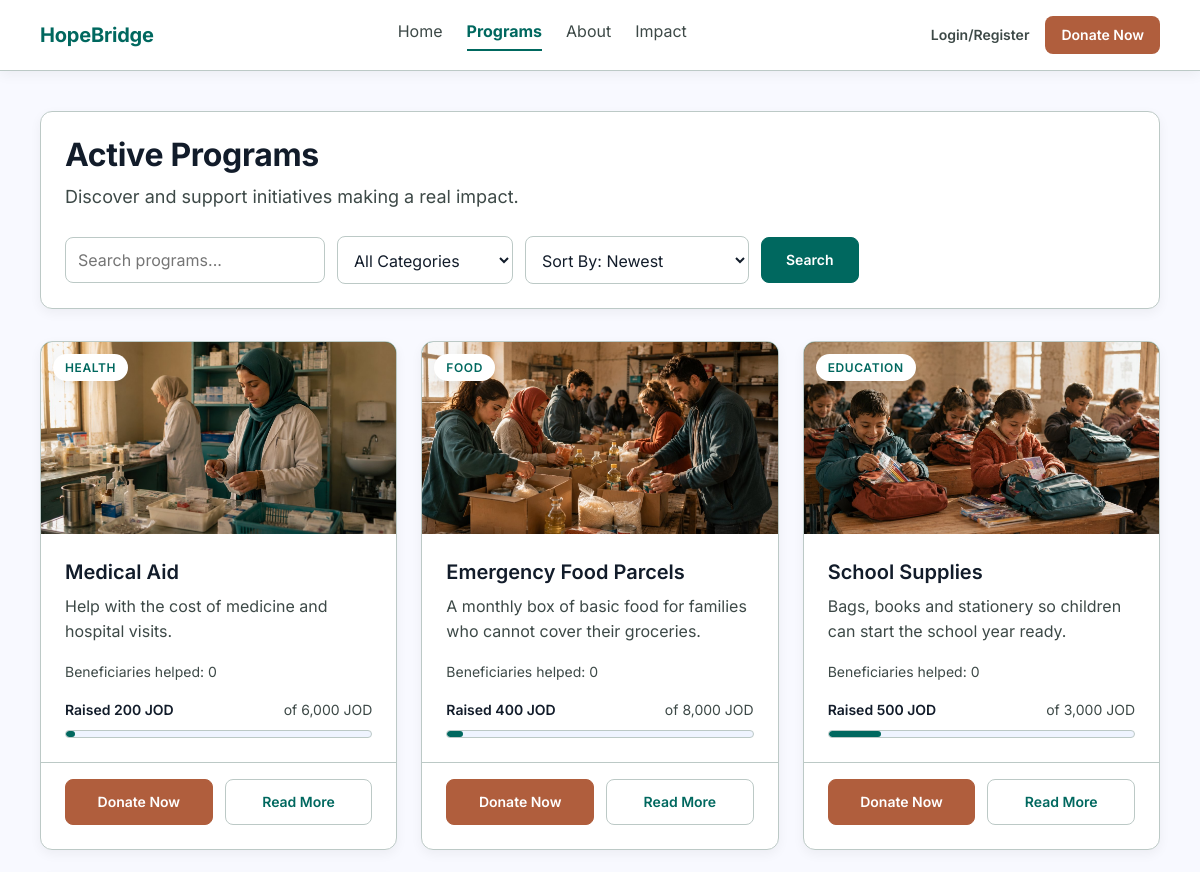
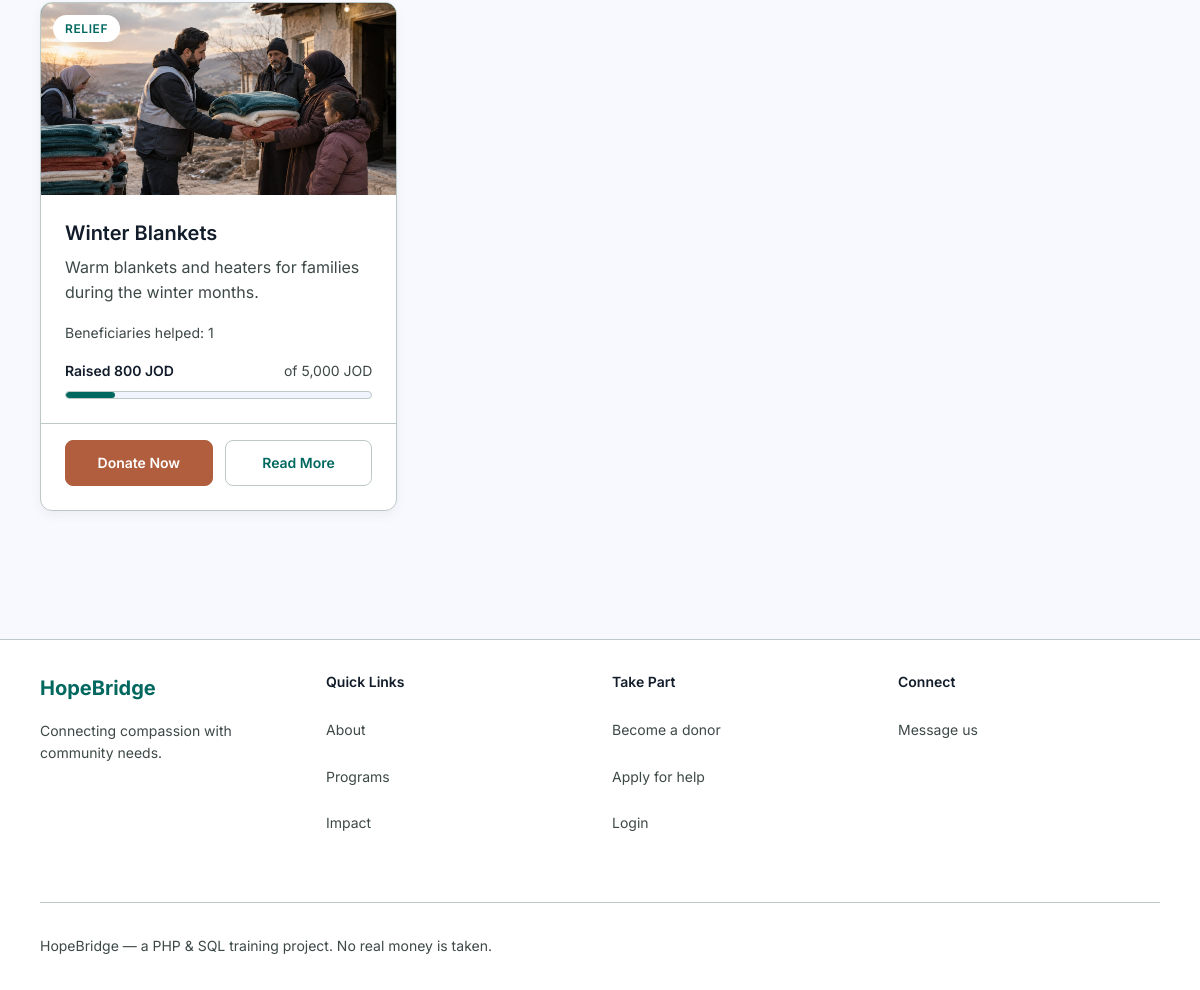
Screenshot of /programs.php with the database file from the repository (2 pictures, top to bottom).
### tables this page shows
CREATE TABLE programs (
    id INT AUTO_INCREMENT PRIMARY KEY,
    title VARCHAR(150) NOT NULL,
    description TEXT,
    category VARCHAR(40) NOT NULL DEFAULT 'General',    
    image VARCHAR(120),                                 
    eligibility TEXT,
    goal_amount DECIMAL(10,2) NOT NULL,
    active TINYINT NOT NULL DEFAULT 1,
    created_at DATETIME DEFAULT CURRENT_TIMESTAMP
);

### programs.php (the view, shortened to what this page needs)
<?php
require 'config.php';
$search   = trim($_GET['search'] ?? '');
$sort     = $_GET['sort'] ?? 'newest';
if ($sort === 'raised') {
    $order = 'raised DESC, programs.id DESC';
} elseif ($sort === 'closest') {
    $order = '(COALESCE(SUM(donations.amount), 0) / programs.goal_amount) DESC, programs.id DESC';
} else {
    $sort  = 'newest';
    $order = 'programs.id DESC';
}
$sql = "SELECT programs.*,
               COALESCE(SUM(donations.amount), 0) AS raised,
               (SELECT COUNT(*) FROM requests
                WHERE requests.program_id = programs.id
                  AND requests.status = 'approved') AS helped
        FROM programs
        LEFT JOIN donations ON donations.program_id = programs.id
        WHERE programs.active = 1";
$values = [];
$sql .= ' GROUP BY programs.id ORDER BY ' . $order;
$query = $pdo->prepare($sql);
$query->execute($values);
$programs = $query->fetchAll();
include 'header.php';
?>
<div class="page-head">
    <div>
        <h1>Active Programs</h1>
        <p class="subtitle">Discover and support initiatives making a real impact.</p>
    </div>
    <form class="tools" method="get">
        <input type="text" name="search" placeholder="Search programs..."
               value="<?php echo htmlspecialchars($search); ?>">
        <select name="category">
            <option value="">All Categories</option>
        </select>
        <select name="sort">
            <option value="newest"  <?php if ($sort === 'newest')  echo 'selected'; ?>>Sort By: Newest</option>
        </select>
        <button type="submit">Search</button>
    </form>
</div>
<?php if (count($programs) === 0) { ?>
    <p class="empty">No programs found. <a href="programs.php">Show them all</a>.</p>
<?php } else { ?>
    <div class="grid">
        <?php foreach ($programs as $program) { ?>
            <?php
            $percent = 0;
            if ($program['goal_amount'] > 0) {
                $percent = ($program['raised'] / $program['goal_amount']) * 100;
            }
            ?>
            <div class="program">
                <div class="photo">
                    <?php if ($program['image'] !== null && $program['image'] !== '') { ?>
                        <img src="images/programs/<?php echo htmlspecialchars($program['image']); ?>"
                             alt="<?php echo htmlspecialchars($program['title']); ?>">
                    <?php } else { ?>
                        <span class="stand-in"><?php echo htmlspecialchars($program['category']); ?></span>
                    <?php } ?>
                    <span class="kind"><?php echo htmlspecialchars($program['category']); ?></span>
                </div>
                <div class="body">
                    <h3><?php echo htmlspecialchars($program['title']); ?></h3>
                    <p><?php echo htmlspecialchars($program['description']); ?></p>
                    <span class="served">Beneficiaries helped: <?php echo $program['helped']; ?></span>
                    <div class="money">
                        <span>Raised <?php echo number_format($program['raised'], 0); ?> JOD</span>
                        <span class="goal">of <?php echo number_format($program['goal_amount'], 0); ?> JOD</span>
                    </div>
                    <div class="bar"><div style="width:<?php echo round($percent); ?>%"></div></div>
                </div>
                <div class="foot">
                    <a class="button give" href="donate.php?id=<?php echo $program['id']; ?>">Donate Now</a>
                    <a class="button quiet" href="program.php?id=<?php echo $program['id']; ?>">Read More</a>
                </div>
            </div>
        <?php } ?>
    </div>
<?php } ?>
<?php include 'footer.php'; ?>

### header.php (shortened to what this page needs)
<?php
$here = basename($_SERVER['PHP_SELF']);
$site_links = [
    'index.php'    => 'Home',
    'programs.php' => 'Programs',
    'about.php'    => 'About',
    'impact.php'   => 'Impact',
];
?>
<!DOCTYPE html>
<html lang="en">
<head>
    <link rel="stylesheet" href="style.css">
</head>
<body>
<header class="topbar">
<div class="bar-inner">
    <a class="logo" href="index.php">HopeBridge</a>
    <nav class="site" aria-label="Site">
        <?php foreach ($site_links as $file => $label) { ?>
            <a href="<?php echo $file; ?>"
               class="<?php echo $here === $file ? 'on' : ''; ?>"
               <?php if ($here === $file) echo 'aria-current="page"'; ?>><?php echo $label; ?></a>
        <?php } ?>
    </nav>
    <div class="account">
        <?php if (!isset($_SESSION['user_id'])) { ?>
            <a href="login.php">Login/Register</a>
            <a class="give" href="programs.php">Donate Now</a>
        <?php } ?>
    </div>
</div>
</header>
<main id="content" class="page<?php echo isset($full_width) ? ' full' : ''; ?>">

### footer.php (shortened to what this page needs)
</main>
<footer class="footer">
<div class="inner">
    <div>
        <span class="name">HopeBridge</span>
        <p>Connecting compassion with community needs.</p>
    </div>
    <div>
        <h3>Quick Links</h3>
        <ul>
            <li><a href="about.php">About</a></li>
            <li><a href="programs.php">Programs</a></li>
            <li><a href="impact.php">Impact</a></li>
        </ul>
    </div>
    <div>
        <h3>Take Part</h3>
        <ul>
            <li><a href="register.php">Become a donor</a></li>
            <li><a href="register.php">Apply for help</a></li>
            <li><a href="login.php">Login</a></li>
        </ul>
    </div>
    <div>
        <h3>Connect</h3>
        <ul>
            <li><a href="messages.php">Message us</a></li>
        </ul>
    </div>
    <div class="rule">
        <p>HopeBridge &mdash; a PHP &amp; SQL training project. No real money is taken.</p>
    </div>
</div>
</footer>
</body>
</html>

### rows the page displays
programs: image (picture), category "HEALTH", title "Medical Aid", description "Help with the cost of medicine and hospital visits.", helped "0", raised "200", goal_amount "6,000", $percent 3 (drawn)
programs: image (picture), category "FOOD", title "Emergency Food Parcels", description "A monthly box of basic food for families who cannot cover their groceries.", helped "0", raised "400", goal_amount "8,000", $percent 5 (drawn)
programs: image (picture), category "EDUCATION", title "School Supplies", description "Bags, books and stationery so children can start the school year ready.", helped "0", raised "500", goal_amount "3,000", $percent 17 (drawn)
programs: image (placeholder picture), category "RELIEF", title "Winter Blankets", description "Warm blankets and heaters for families during the winter months.", helped "1", raised "800", goal_amount "5,000", $percent 16 (drawn)

### other values shown
$label "Home"
$label "Programs"
$label "About"
$label "Impact"
